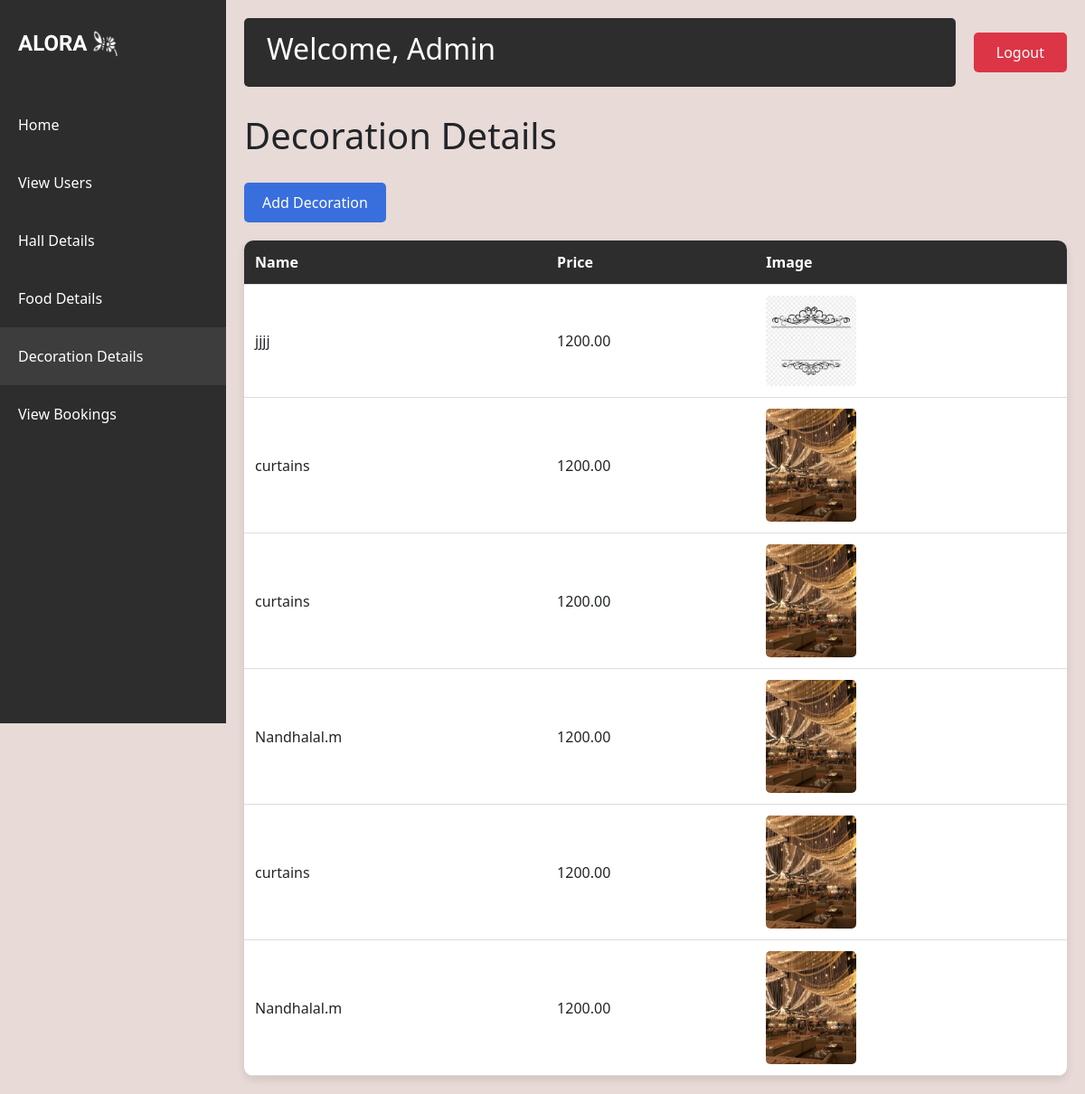
Page /decorationdetails on the earlier database version.
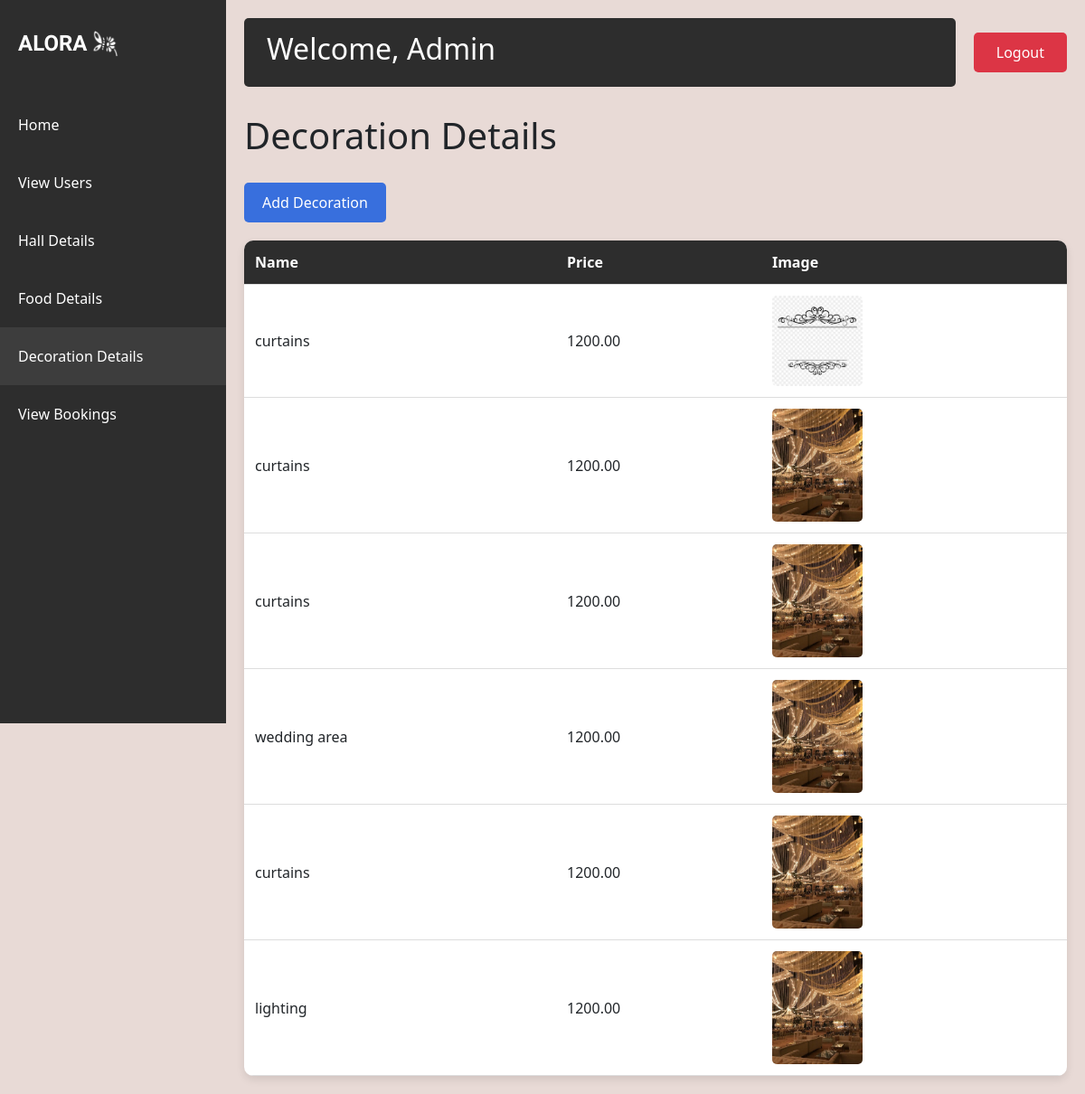
Same page on the later database version.
### app/models.py (models this page shows)
class Decoration(models.Model):
    decoration_name=models.CharField(max_length=100,null=True,blank=True)
    decoration_image=models.FileField(upload_to='images/')
    decoration_price=models.DecimalField(max_digits=10,decimal_places=2)

### app/views.py (the view)
# urls.py: path('decorationdetails',views.decoration_details,name='decorationdetails'),
def decoration_details(request):
    data=Decoration.objects.all()
    return render(request,'decoration_details.html',{'datas':data})

### templates/decoration_details.html (shortened to what this page needs)
<!DOCTYPE html>
<html lang="en">
<head>
    {% load static %}
    <link href="https://cdn.jsdelivr.net/npm/bootstrap@5.3.0/dist/css/bootstrap.min.css" rel="stylesheet">
</head>
<body>
    <div class="sidebar">
        <div class="logo-container">
            <div class="logo">ALORA</div>
            <img src="{% static 'aloral.png' %}" alt="Light Bulb" class="logo-image">
        </div>
        <nav class="nav flex-column">
            <a class="nav-link" href="{% url 'admin' %}">Home</a>
            <a class="nav-link" href="{% url 'viewusers' %}">View Users</a>
            <a class="nav-link" href="{% url 'halldetails' %}">Hall Details</a>
            <a class="nav-link" href="{% url 'fooddetails' %}">Food Details</a>
            <a class="nav-link active" href="{% url 'decorationdetails' %}">Decoration Details</a>
            <a class="nav-link" href="{% url 'admin_view_booking' %}">View Bookings</a>
        </nav>
    </div>
    <div class="main-content">
        <div class="top-nav">
            <div class="welcome-section">
                <h2>Welcome, Admin</h2>
            </div>
            <a href="{% url 'logout' %}" class="logout-btn">Logout</a>
        </div>
        <h1>Decoration Details</h1>
        <a href="{% url 'adddecoration' %}" class="add-button">Add Decoration</a>
        <table class="decoration-table">
            <thead>
                <tr>
                    <th>Name</th>
                    <th>Price</th>
                    <th>Image</th>
                </tr>
            </thead>
            <tbody>
                {% for x in datas %}
                <tr>
                    <td>{{  x.decoration_name }}</td>
                    <td>{{  x.decoration_price }}</td>
                    <td><img src="{{  x.decoration_image.url }}" alt="{{  x.decoration_name }}"></td>
                </tr>
                {% empty %}
                <tr>
                    <td colspan="3">No decorations found.</td>
                </tr>
                {% endfor %}
            </tbody>
        </table>
    </div>
</body>
</html>

Differences in the rows shown:
changed Decoration (number 1 of 6 on the later page): decoration_name "jjjj" → "curtains"
changed Decoration: decoration_name "Nandhalal.m" → "wedding area"
changed Decoration: decoration_name "Nandhalal.m" → "lighting"
